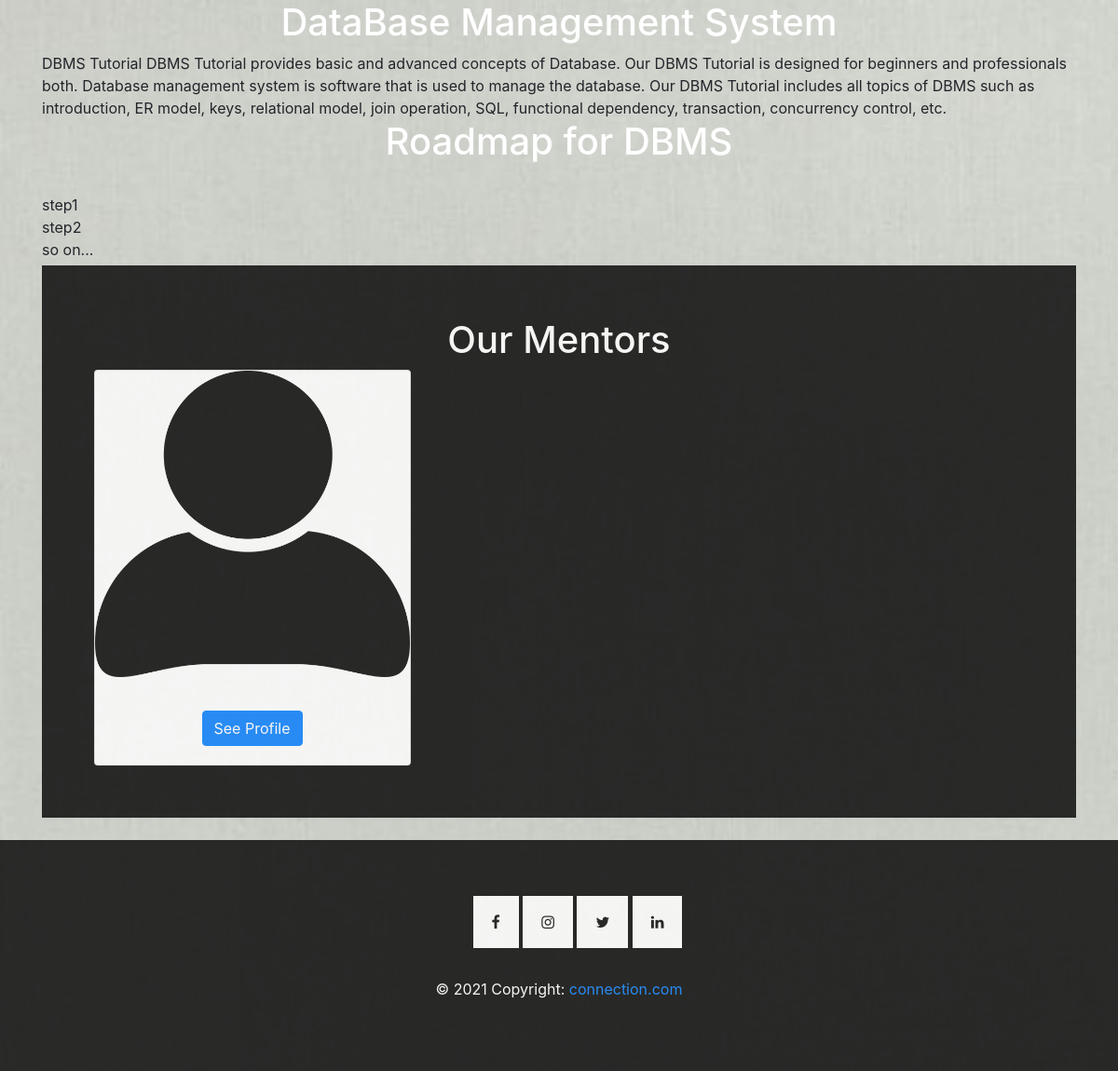
The app's page /dbms.php, older data.
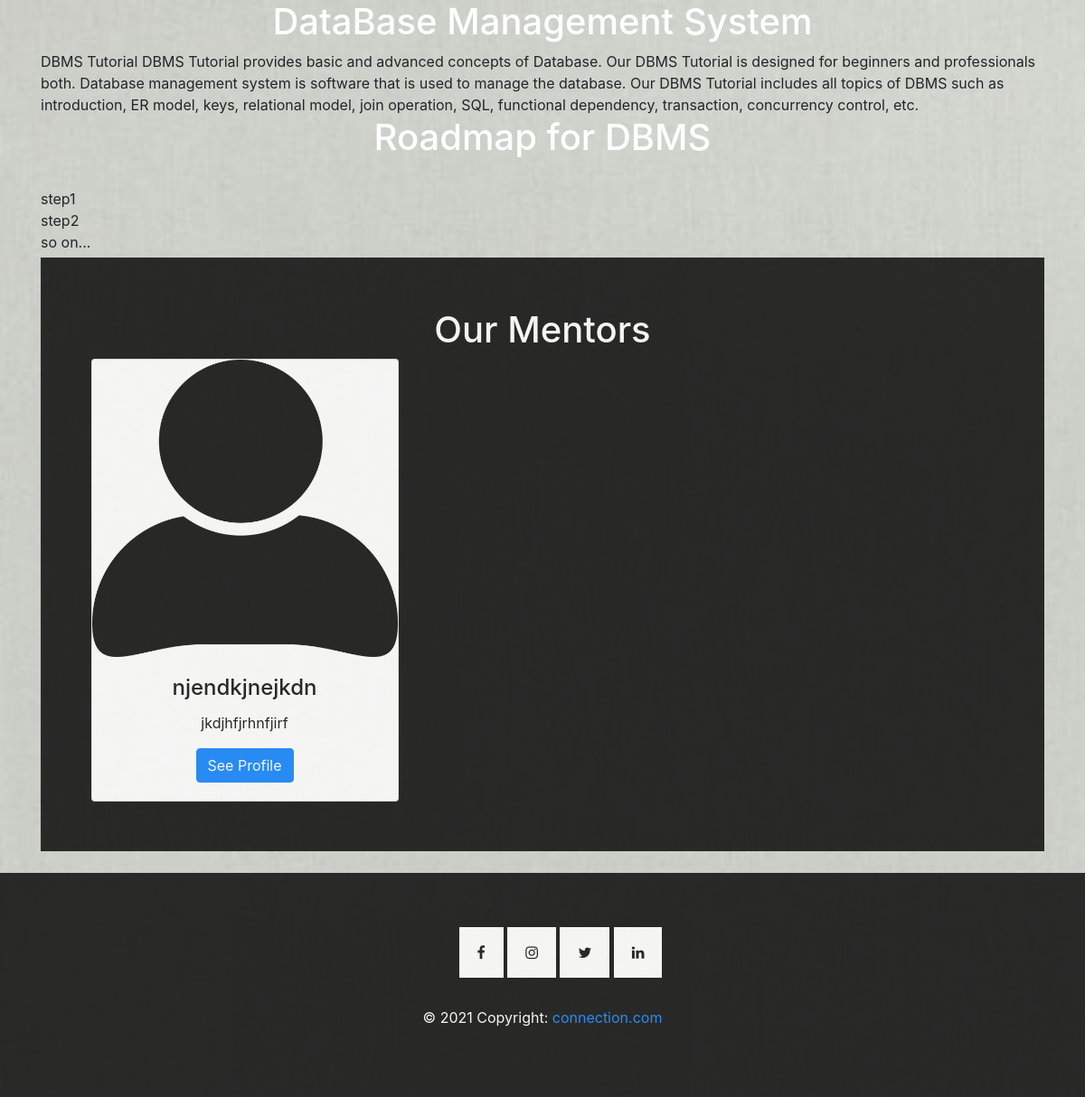
The same page, newer data.
### tables this page shows
CREATE TABLE `mentordetails` (
  `mid` int(11) NOT NULL,
  `email` varchar(50) NOT NULL,
  `name` text NOT NULL,
  `password` varchar(15) NOT NULL,
  `year` int(11) NOT NULL,
  `domain` int(11) NOT NULL,
  `description` text NOT NULL,
  `display` tinyint(4) NOT NULL DEFAULT 0
);

### dbms.php (the view, shortened to what this page needs)
<?php
    include("db.php");
    $did = 3;
    $sql = "SELECT * FROM mentordetails WHERE domain='$did'";
    $result = mysqli_query($con, $sql);
    $details = mysqli_fetch_all($result, MYSQLI_ASSOC);
?>
<!DOCTYPE html>
<html lang="en">
<head>
</head>
<body>
<div class="container">
  <h1>DataBase Management System</h1>
DBMS Tutorial
DBMS Tutorial provides basic and advanced concepts of Database. Our DBMS Tutorial is designed for beginners and professionals both.
Database management system is software that is used to manage the database.
Our DBMS Tutorial includes all topics of DBMS such as introduction, ER model, keys, relational model, join operation, SQL, functional dependency, transaction, concurrency control, etc.
</div>
<div class="container">
  <h1>Roadmap for DBMS</h1>
  <br>step1
  <br>step2
  <br> so on...
  <div class="dabba" style="margin-top:5px;">
  <h1 class = "text-white" style = "text-align:center">Our Mentors</h2>
  <div class="row">
  <?php
  foreach($details as $detail){
  ?>
  <div class="col-sm-4">
    <div class="card" style="width:340px">
    <img class="card-img-top" src="images/person.png" alt="Card image" style="width:100%">
    <div class="card-body">
      <h4 class="card-title" style="color:black;"><?php echo $detail['name'];?></h4>
      <p class="card-text" style="color:black;"><?php echo $detail['description'];?></p>
      <a href="#" class="btn btn-primary">See Profile</a>
    </div>
  </div>
  </div>
  <?php
    }
  ?>
  </div>
  </div>
  <br>
</div>
<div id="footer">
 <?php
   include('footer.php')
 ?>
 </div>

Row changes from the older to the newer data that the page shows:
changed mentordetails: name (not shown) → "njendkjnejkdn"; description (not shown) → "jkdjhfjrhnfjirf"
